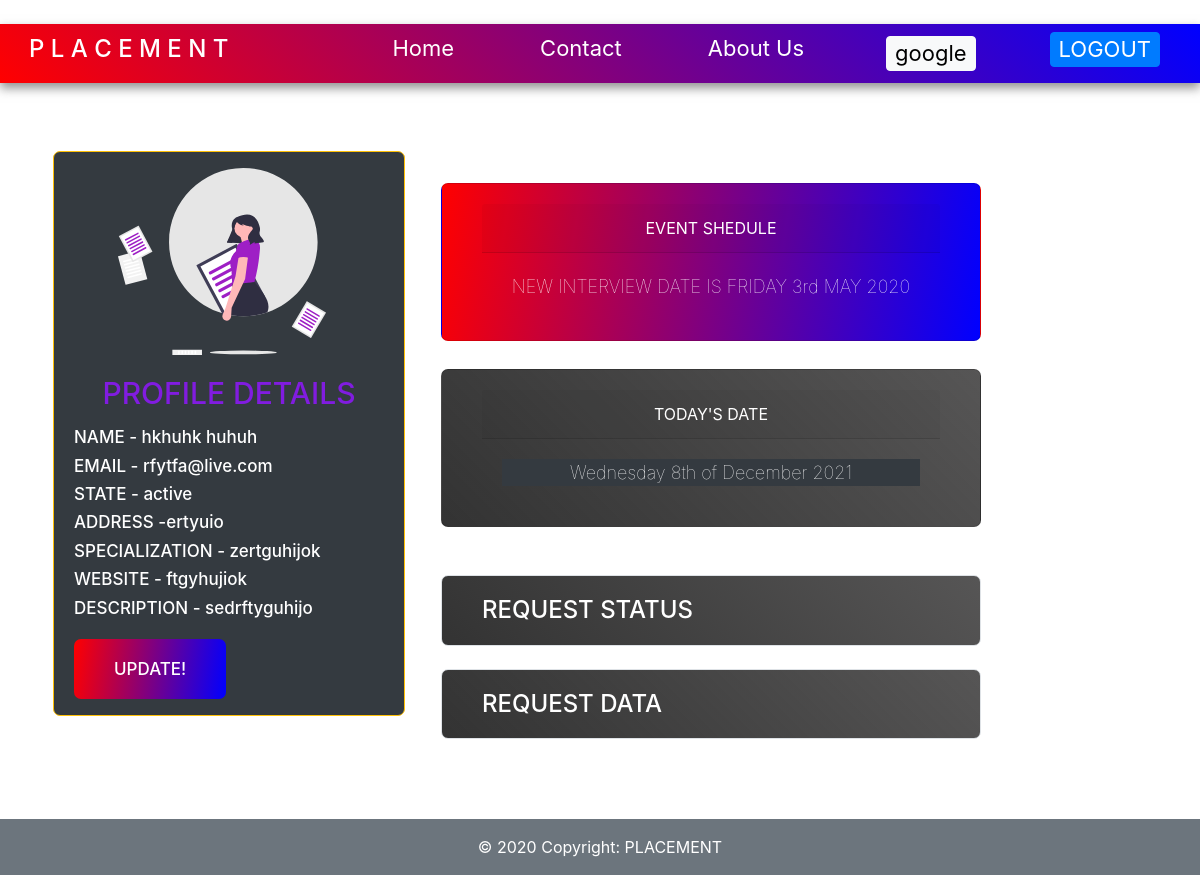
The app's page /placement/company.php (signed in) with its own data.
### tables this page shows
CREATE TABLE `company` (
  `id` int(11) NOT NULL,
  `username` varchar(100) NOT NULL,
  `pass` varchar(100) NOT NULL,
  `name` varchar(100) NOT NULL,
  `email` varchar(100) NOT NULL,
  `specialization` varchar(100) NOT NULL,
  `description` varchar(100) NOT NULL,
  `address` varchar(100) NOT NULL,
  `usertype` varchar(100) NOT NULL,
  `state` enum('active','inactive') NOT NULL,
  `website` varchar(100) NOT NULL
);

CREATE TABLE `event` (
  `id` int(11) NOT NULL,
  `event` varchar(100) NOT NULL
);

### placement/company.php (the view, shortened to what this page needs)
<?php
include 'includes/db.php';
$x=$_SESSION["username"];
$e = "select * from  event";
$e_result = mysqli_query($con, $e);
while($row = mysqli_fetch_array($e_result))
{
    $event = $row['event'];
}
$c = "select * from  company where username='$x'";
$c_result = mysqli_query($con, $c);
?>
<!DOCTYPE html>
<html lang="en">
<head>
    <link rel="stylesheet" href="styles/style.css">
    <link rel="stylesheet" href="css/bootstrap.min.css">
    <link rel="stylesheet" href="https://maxcdn.bootstrapcdn.com/bootstrap/4.0.0/css/bootstrap.min.css">
    <link href="https://stackpath.bootstrapcdn.com/font-awesome/4.7.0/css/font-awesome.min.css" rel="stylesheet" >
</head>
<body>
    <nav class="navbar navbar-expand-lg " id="navbar-id">
  <h4 class="ml-3">P L A C E M E N T</h4>
  <div class="collapse navbar-collapse" id="nav-collapse">
    <ul class="navbar-nav ml-auto">
      <li class="nav-item active">
        <a class="nav-link active" href="index.php">Home </a>
      </li>
      <li class="nav-item">
        <a class="nav-link" href="contact.php">Contact</a>
      </li>
      <li class="nav-item">
        <a class="nav-link " href="about.php" >About Us</a>
      </li>
      <li><a class="nav-link btn btn-light m-1" href="company.php" style="color:black;"><?php echo $_SESSION['username']; ?> </a>
      </li>
        <li> <a class="nav-link btn btn-primary" href="logout.php"> LOGOUT </a></li>
    </ul>
  </div>
</nav>
        <section id="content">
        <div class="container  ">
        <div class="row">
        <div class="col-12 col-md-6 col-lg-4  m-2 left-side tex-center ">
        <div class="card bg-dark border border-warning" style="width: 22rem; border-radius:7px;">
            <img src="images/company_img.svg" class="card-img-top  mt-3 " style="width:13rem;margin-left:4rem;" alt="Profile PIC">
            <div class="card-body " style="border-radius:7px">
            <h5 class="card-title text-center " style="color: rgb(129, 28, 224); font-size:30px;">PROFILE DETAILS</h5>
            <p class="card-text mb-3 ">
            <?php
while($row = mysqli_fetch_array($c_result))
{
?>
<h5 style="color:white; font-size:17px">NAME - <?php echo $row['name'];?></ h5>
<br>
<h5 style="color:white; font-size:17px">EMAIL - <?php echo $row['email'];?></ h5>
<br>
<h5 style="color:white; font-size:17px">STATE - <?php echo $row['state'];?></ h5>
<br>
 <h5 style="color:white; font-size:17px">ADDRESS -<?php echo $row['address'];?></ h5>
<br>
<h5 style="color:white; font-size:17px"> SPECIALIZATION - <?php echo $row['specialization'];?></ h5>
<br>
<h5 style="color:white; font-size:17px"> WEBSITE - <?php echo $row['website'];?></ h5>
<br>
<h5 style="color:white; font-size:17px">DESCRIPTION - <?php echo $row['description'];?></ h5>
<br><br><br>
<a href="company_update_page.php?id=<?php echo $row['id'];?> " class="bt-login " style="margin-top:24px;"> UPDATE! </a>
</p>    </div>
        </div>
        </div>
<?php
}
?>
        <div class=" col-12 col-md-6 right-side">
         <div class="card text-center bt-login mb-4 " style="max-width: 38rem;color:white">
  <div class="card-header ">EVENT SHEDULE</div>
  <div class="card-body ">
    <p class="card-text "  style="color:white"><?php echo $event ?></p>
  </div>
  </div>
  <br>
  <div style="margin-top:-20px;" class="card text-center bt-flu mb-4 " style="max-width: 34rem;color:white">
  <div class="card-header ">TODAY'S DATE</div>
  <div class="card-body ">
    <p class="card-text bg-dark "  style="color:white"><?php $date = getdate(date("U")); echo date("l jS  \of F Y ") ?></p>
  </div>
  </div>
  <br>
<h4 class="border bt-flu" style="color:white;" data-toggle="collapse" href="#collapse" role="button" aria-expanded="false" aria-controls="collapse">REQUEST STATUS</h4>
       <br>
<br>
<p>
<h4 style="margin-top:-49px;" class="border  bt-flu" data-toggle="collapse" data-target="#collapseExample" role="button" aria-expanded="false" aria-controls="collapseExample">
   REQUEST DATA
</h4>
</p>
<br>
        </div>
        </div>
        </div>
<footer class="page-footer font-small footer btn-secondary">
  <div class="footer-copyright text-center py-3">
    © 2020 Copyright: PLACEMENT
  </div>
</footer>
</body>
</html>

### placement/styles/style.css (style rules this page uses)
* { -webkit-box-sizing: border-box; box-sizing: border-box; margin: 0px; padding: 0px; }
body { font-family: 'Lucida Sans', 'Lucida Sans Regular', 'Lucida Grande', 'Lucida Sans Unicode', Geneva, Verdana, sans-serif; }
.navbar { background-image: linear-gradient(45deg, red, blue); -webkit-box-shadow: 0px 5px 10px rgba(112, 112, 112, 0.781); box-shadow: 0px 5px 10px rgba(112, 112, 112, 0.781); padding: 5px !important; }
h4 { color: white; padding: 6px 8px; }
.navbar-nav li { padding: 0px 35px; }
.navbar-nav li a { color: white; font-size: 22px; padding: 0px 10px; float: right; }
p { font-size: 18px; font-weight: 120; color: grey; }
.bt-login { color: white; margin-top: 20px !important; padding: 20px 40px; border-radius: 7px !important; cursor: pointer; background-image: linear-gradient(98deg, red, blue); }
.bt-flu { color: white; padding: 20px 40px; border-radius: 7px !important; background-image: linear-gradient(45deg, #333333, rgba(48, 47, 47, 0.815)); cursor: pointer; }
#content { width: 100%; }
.container { padding: 20px; width: 100%; margin-top: 40px; }
.left-side { width: 80% !important; -webkit-column-gap: 20px; column-gap: 20px; }
.right-side { width: 100% !important; padding: 20px 20px; -webkit-column-gap: 20px; column-gap: 20px; }
.footer { background-color: 48; }

### placement/company.php (style rules this page uses)
h4 { color:white }

### records on screen
company: name "hkhuhk huhuh", email "rfytfa@live.com", state "active", address "ertyuio", specialization "zertguhijok", website "ftgyhujiok", description "sedrftyguhijo"
event: event "NEW INTERVIEW DATE IS FRIDAY 3rd MAY 2020"

### other values on screen
$_SESSION['username'] "google"
